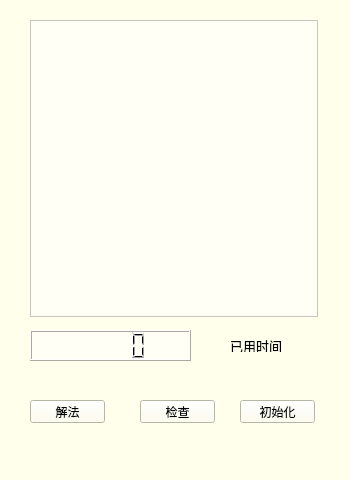
<?xml version="1.0" encoding="UTF-8"?>
<ui version="4.0">
 <class>Widget</class>
 <widget class="QWidget" name="Widget">
  <property name="geometry">
   <rect>
    <x>0</x>
    <y>0</y>
    <width>350</width>
    <height>480</height>
   </rect>
  </property>
  <property name="windowTitle">
   <string>Widget</string>
  </property>
  <property name="styleSheet">
   <string notr="true">background-color: rgb(255, 255, 235);</string>
  </property>
  <widget class="QTableView" name="tableView">
   <property name="geometry">
    <rect>
     <x>30</x>
     <y>20</y>
     <width>288</width>
     <height>297</height>
    </rect>
   </property>
   <property name="styleSheet">
    <string notr="true">font: 10pt &quot;YaHeiConsola&quot;;
background-color: rgb(255, 255, 245);</string>
   </property>
   <property name="gridStyle">
    <enum>Qt::CustomDashLine</enum>
   </property>
  </widget>
  <widget class="QPushButton" name="pushButton">
   <property name="geometry">
    <rect>
     <x>240</x>
     <y>400</y>
     <width>75</width>
     <height>23</height>
    </rect>
   </property>
   <property name="styleSheet">
    <string notr="true">font: 10pt &quot;YaHeiConsola&quot;;</string>
   </property>
   <property name="text">
    <string>初始化</string>
   </property>
  </widget>
  <widget class="QLabel" name="label">
   <property name="geometry">
    <rect>
     <x>50</x>
     <y>380</y>
     <width>241</width>
     <height>20</height>
    </rect>
   </property>
   <property name="layoutDirection">
    <enum>Qt::LeftToRight</enum>
   </property>
   <property name="styleSheet">
    <string notr="true">font: 10pt &quot;YaHeiConsola&quot;;</string>
   </property>
   <property name="text">
    <string/>
   </property>
  </widget>
  <widget class="QPushButton" name="pushButton_3">
   <property name="geometry">
    <rect>
     <x>140</x>
     <y>400</y>
     <width>75</width>
     <height>23</height>
    </rect>
   </property>
   <property name="styleSheet">
    <string notr="true">font: 10pt &quot;YaHeiConsola&quot;;</string>
   </property>
   <property name="text">
    <string>检查</string>
   </property>
  </widget>
  <widget class="QLCDNumber" name="lcdNumber">
   <property name="geometry">
    <rect>
     <x>30</x>
     <y>330</y>
     <width>161</width>
     <height>31</height>
    </rect>
   </property>
   <property name="styleSheet">
    <string notr="true">background-color: rgb(255, 255, 245);</string>
   </property>
  </widget>
  <widget class="QLabel" name="label_2">
   <property name="geometry">
    <rect>
     <x>230</x>
     <y>340</y>
     <width>54</width>
     <height>12</height>
    </rect>
   </property>
   <property name="font">
    <font>
     <family>微软雅黑</family>
     <pointsize>10</pointsize>
    </font>
   </property>
   <property name="text">
    <string>已用时间</string>
   </property>
  </widget>
  <widget class="QPushButton" name="pushButton_2">
   <property name="geometry">
    <rect>
     <x>30</x>
     <y>400</y>
     <width>75</width>
     <height>23</height>
    </rect>
   </property>
   <property name="styleSheet">
    <string notr="true">font: 10pt &quot;微软雅黑&quot;;</string>
   </property>
   <property name="text">
    <string>解法</string>
   </property>
  </widget>
 </widget>
 <layoutdefault spacing="6" margin="11"/>
 <resources/>
 <connections/>
</ui>
